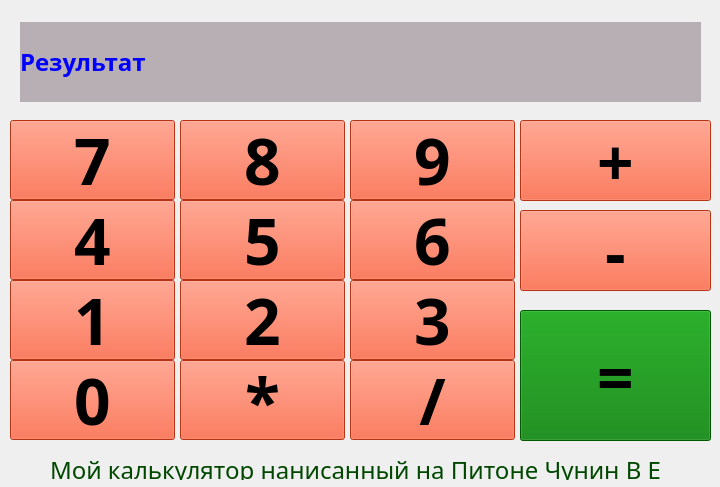
<?xml version="1.0" encoding="UTF-8"?>
<ui version="4.0">
 <class>MainWindow</class>
 <widget class="QMainWindow" name="MainWindow">
  <property name="geometry">
   <rect>
    <x>0</x>
    <y>0</y>
    <width>720</width>
    <height>487</height>
   </rect>
  </property>
  <property name="windowTitle">
   <string>КАЛЬКУЛЯТОР ЧУНИНВ.Е. ТЮМЕНЬ</string>
  </property>
  <property name="styleSheet">
   <string notr="true">border-color: rgb(0, 170, 0);
gridline-color: rgb(255, 0, 0);</string>
  </property>
  <widget class="QWidget" name="centralwidget">
   <widget class="QLabel" name="ekran">
    <property name="geometry">
     <rect>
      <x>20</x>
      <y>22</y>
      <width>681</width>
      <height>80</height>
     </rect>
    </property>
    <property name="font">
     <font>
      <family>Nexa Bold</family>
      <pointsize>18</pointsize>
      <weight>75</weight>
      <bold>true</bold>
     </font>
    </property>
    <property name="styleSheet">
     <string notr="true">background-color: rgb(184, 175, 180);
color: rgb(0, 0, 255);</string>
    </property>
    <property name="frameShadow">
     <enum>QFrame::Plain</enum>
    </property>
    <property name="lineWidth">
     <number>3</number>
    </property>
    <property name="midLineWidth">
     <number>2</number>
    </property>
    <property name="text">
     <string>Результат</string>
    </property>
    <property name="margin">
     <number>10</number>
    </property>
   </widget>
   <widget class="QPushButton" name="Button0">
    <property name="geometry">
     <rect>
      <x>10</x>
      <y>360</y>
      <width>165</width>
      <height>80</height>
     </rect>
    </property>
    <property name="font">
     <font>
      <family>Segoe UI Black</family>
      <pointsize>48</pointsize>
      <weight>75</weight>
      <bold>true</bold>
     </font>
    </property>
    <property name="styleSheet">
     <string notr="true">background-color: rgb(255, 73, 28);
border-color: rgb(0, 0, 127);</string>
    </property>
    <property name="text">
     <string>0</string>
    </property>
   </widget>
   <widget class="QPushButton" name="Button_ymnoch">
    <property name="geometry">
     <rect>
      <x>180</x>
      <y>360</y>
      <width>165</width>
      <height>80</height>
     </rect>
    </property>
    <property name="font">
     <font>
      <family>Segoe UI Black</family>
      <pointsize>48</pointsize>
      <weight>75</weight>
      <bold>true</bold>
     </font>
    </property>
    <property name="styleSheet">
     <string notr="true">background-color: rgb(255, 73, 28);
border-color: rgb(0, 0, 127);</string>
    </property>
    <property name="text">
     <string>*</string>
    </property>
   </widget>
   <widget class="QPushButton" name="Button3">
    <property name="geometry">
     <rect>
      <x>350</x>
      <y>280</y>
      <width>165</width>
      <height>80</height>
     </rect>
    </property>
    <property name="font">
     <font>
      <family>Segoe UI Black</family>
      <pointsize>48</pointsize>
      <weight>75</weight>
      <bold>true</bold>
     </font>
    </property>
    <property name="styleSheet">
     <string notr="true">background-color: rgb(255, 73, 28);
border-color: rgb(0, 0, 127);</string>
    </property>
    <property name="text">
     <string>3</string>
    </property>
   </widget>
   <widget class="QPushButton" name="Button2">
    <property name="geometry">
     <rect>
      <x>180</x>
      <y>280</y>
      <width>165</width>
      <height>80</height>
     </rect>
    </property>
    <property name="font">
     <font>
      <family>Segoe UI Black</family>
      <pointsize>48</pointsize>
      <weight>75</weight>
      <bold>true</bold>
     </font>
    </property>
    <property name="styleSheet">
     <string notr="true">background-color: rgb(255, 73, 28);
border-color: rgb(0, 0, 127);</string>
    </property>
    <property name="text">
     <string>2</string>
    </property>
   </widget>
   <widget class="QPushButton" name="Button1">
    <property name="geometry">
     <rect>
      <x>10</x>
      <y>280</y>
      <width>165</width>
      <height>80</height>
     </rect>
    </property>
    <property name="font">
     <font>
      <family>Segoe UI Black</family>
      <pointsize>48</pointsize>
      <weight>75</weight>
      <bold>true</bold>
     </font>
    </property>
    <property name="styleSheet">
     <string notr="true">background-color: rgb(255, 73, 28);
border-color: rgb(0, 0, 127);</string>
    </property>
    <property name="text">
     <string>1</string>
    </property>
   </widget>
   <widget class="QPushButton" name="Button_delim">
    <property name="geometry">
     <rect>
      <x>350</x>
      <y>360</y>
      <width>165</width>
      <height>80</height>
     </rect>
    </property>
    <property name="font">
     <font>
      <family>Segoe UI Black</family>
      <pointsize>48</pointsize>
      <weight>75</weight>
      <bold>true</bold>
     </font>
    </property>
    <property name="styleSheet">
     <string notr="true">background-color: rgb(255, 73, 28);
border-color: rgb(0, 0, 127);</string>
    </property>
    <property name="text">
     <string>/</string>
    </property>
   </widget>
   <widget class="QPushButton" name="Button5">
    <property name="geometry">
     <rect>
      <x>180</x>
      <y>200</y>
      <width>165</width>
      <height>80</height>
     </rect>
    </property>
    <property name="font">
     <font>
      <family>Segoe UI Black</family>
      <pointsize>48</pointsize>
      <weight>75</weight>
      <bold>true</bold>
     </font>
    </property>
    <property name="styleSheet">
     <string notr="true">background-color: rgb(255, 73, 28);
border-color: rgb(0, 0, 127);</string>
    </property>
    <property name="text">
     <string>5</string>
    </property>
   </widget>
   <widget class="QPushButton" name="Button9">
    <property name="geometry">
     <rect>
      <x>350</x>
      <y>120</y>
      <width>165</width>
      <height>80</height>
     </rect>
    </property>
    <property name="font">
     <font>
      <family>Segoe UI Black</family>
      <pointsize>48</pointsize>
      <weight>75</weight>
      <bold>true</bold>
     </font>
    </property>
    <property name="styleSheet">
     <string notr="true">background-color: rgb(255, 73, 28);
border-color: rgb(0, 0, 127);</string>
    </property>
    <property name="text">
     <string>9</string>
    </property>
   </widget>
   <widget class="QPushButton" name="Button7">
    <property name="geometry">
     <rect>
      <x>10</x>
      <y>120</y>
      <width>165</width>
      <height>80</height>
     </rect>
    </property>
    <property name="font">
     <font>
      <family>Segoe UI Black</family>
      <pointsize>48</pointsize>
      <weight>75</weight>
      <bold>true</bold>
     </font>
    </property>
    <property name="styleSheet">
     <string notr="true">background-color: rgb(255, 73, 28);
border-color: rgb(0, 0, 127);</string>
    </property>
    <property name="text">
     <string>7</string>
    </property>
   </widget>
   <widget class="QPushButton" name="Button8">
    <property name="geometry">
     <rect>
      <x>180</x>
      <y>120</y>
      <width>165</width>
      <height>80</height>
     </rect>
    </property>
    <property name="font">
     <font>
      <family>Segoe UI Black</family>
      <pointsize>48</pointsize>
      <weight>75</weight>
      <bold>true</bold>
     </font>
    </property>
    <property name="styleSheet">
     <string notr="true">background-color: rgb(255, 73, 28);
border-color: rgb(0, 0, 127);</string>
    </property>
    <property name="text">
     <string>8</string>
    </property>
   </widget>
   <widget class="QPushButton" name="Button4">
    <property name="geometry">
     <rect>
      <x>10</x>
      <y>200</y>
      <width>165</width>
      <height>80</height>
     </rect>
    </property>
    <property name="font">
     <font>
      <family>Segoe UI Black</family>
      <pointsize>48</pointsize>
      <weight>75</weight>
      <bold>true</bold>
     </font>
    </property>
    <property name="styleSheet">
     <string notr="true">background-color: rgb(255, 73, 28);
border-color: rgb(0, 0, 127);</string>
    </property>
    <property name="text">
     <string>4</string>
    </property>
   </widget>
   <widget class="QPushButton" name="Button6">
    <property name="geometry">
     <rect>
      <x>350</x>
      <y>200</y>
      <width>165</width>
      <height>80</height>
     </rect>
    </property>
    <property name="font">
     <font>
      <family>Segoe UI Black</family>
      <pointsize>48</pointsize>
      <weight>75</weight>
      <bold>true</bold>
     </font>
    </property>
    <property name="styleSheet">
     <string notr="true">background-color: rgb(255, 73, 28);
border-color: rgb(0, 0, 127);</string>
    </property>
    <property name="text">
     <string>6</string>
    </property>
   </widget>
   <widget class="QPushButton" name="Button_ravno">
    <property name="geometry">
     <rect>
      <x>520</x>
      <y>310</y>
      <width>191</width>
      <height>131</height>
     </rect>
    </property>
    <property name="maximumSize">
     <size>
      <width>16777199</width>
      <height>16777215</height>
     </size>
    </property>
    <property name="font">
     <font>
      <family>Segoe UI Black</family>
      <pointsize>48</pointsize>
      <weight>75</weight>
      <bold>true</bold>
     </font>
    </property>
    <property name="styleSheet">
     <string notr="true">background-color: rgb(0, 124, 0);</string>
    </property>
    <property name="text">
     <string>=</string>
    </property>
   </widget>
   <widget class="QPushButton" name="Button_plus">
    <property name="geometry">
     <rect>
      <x>520</x>
      <y>120</y>
      <width>191</width>
      <height>81</height>
     </rect>
    </property>
    <property name="maximumSize">
     <size>
      <width>16777199</width>
      <height>16777215</height>
     </size>
    </property>
    <property name="font">
     <font>
      <family>Segoe UI Black</family>
      <pointsize>48</pointsize>
      <weight>75</weight>
      <bold>true</bold>
     </font>
    </property>
    <property name="styleSheet">
     <string notr="true">background-color: rgb(255, 73, 28);
border-color: rgb(0, 0, 127);</string>
    </property>
    <property name="text">
     <string>+</string>
    </property>
   </widget>
   <widget class="QPushButton" name="Button_minys">
    <property name="geometry">
     <rect>
      <x>520</x>
      <y>210</y>
      <width>191</width>
      <height>81</height>
     </rect>
    </property>
    <property name="maximumSize">
     <size>
      <width>16777199</width>
      <height>16777215</height>
     </size>
    </property>
    <property name="font">
     <font>
      <family>Segoe UI Black</family>
      <pointsize>48</pointsize>
      <weight>75</weight>
      <bold>true</bold>
     </font>
    </property>
    <property name="styleSheet">
     <string notr="true">background-color: rgb(255, 73, 28);
border-color: rgb(0, 0, 127);</string>
    </property>
    <property name="text">
     <string>-</string>
    </property>
   </widget>
   <widget class="QLabel" name="label">
    <property name="geometry">
     <rect>
      <x>50</x>
      <y>460</y>
      <width>641</width>
      <height>20</height>
     </rect>
    </property>
    <property name="font">
     <font>
      <family>Whirl Cyrillic</family>
      <pointsize>18</pointsize>
     </font>
    </property>
    <property name="styleSheet">
     <string notr="true">color: rgb(0, 72, 0);</string>
    </property>
    <property name="text">
     <string>Мой калькулятор нанисанный на Питоне Чунин В Е</string>
    </property>
   </widget>
  </widget>
 </widget>
 <resources/>
 <connections/>
</ui>
